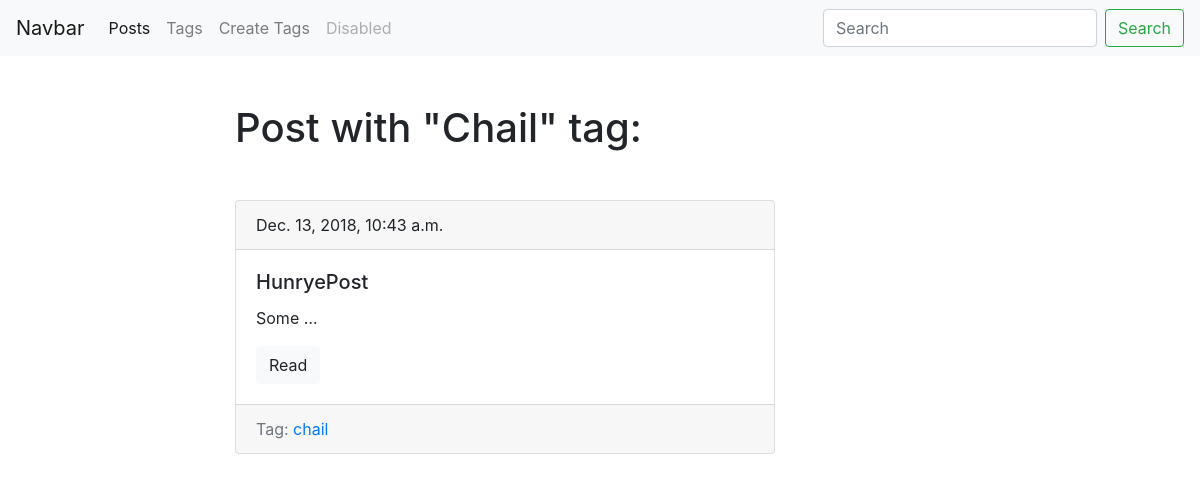
The page /blog/tags/chail/ on the database its author committed.
### blog/models.py (models this page shows, shortened)
class Tag(models.Model):
	title = models.CharField(max_length = 50)
	slug = models.SlugField(max_length = 50, unique=True)
	def get_absolute_url(self):
		return reverse('tag_detail_url', kwargs={'slug': self.slug})
	class Meta:
		ordering = ['title']

class Posts(models.Model):
	title = models.CharField(max_length=150, db_index=True)
	slug = models.SlugField(max_length=150, blank=True, unique=True)
	body = models.TextField(blank=True, db_index=True)
	tags = models.ManyToManyField('Tag', blank=True, related_name='posts')
	date_pub = models.DateTimeField(auto_now_add=True)
	def get_absolute_url(self):
		return reverse('post_detail_url', kwargs={'slug': self.slug})
	class Meta:
		ordering = ['-date_pub']

### blog/views.py (the view)
# urls.py: path('tags/<str:slug>/', TagDetail.as_view(), name = 'tag_detail_url'),
class TagDetail(ObjectDetailMixin, View):
	model = Tag
	template = 'blog/tag_detail.html'

### blog/utils.py (called while the page is built)
	def get(self, request, slug):
		obj = get_object_or_404(self.model, slug__iexact = slug)
		return render(request, self.template, context={self.model.__name__.lower(): obj, 'admin_object': obj, 'detail': True})

### blog/templates/blog/tag_detail.html (shortened to what this page needs)
{% extends 'blog/base_blog.html' %}
{% block content %}
	<h1 class="mb-5">Post with "{{ tag.title|title }}" tag:</h1>
	{% for post in tag.posts.all %}
		{% include 'blog/includes/post_card_template.html' %}
	{% endfor %}
{% endblock %}

### blog/templates/blog/includes/post_card_template.html
<div class="card mb-4">
	<div class="card-header">
		    {{ post.date_pub }}
	</div>
	<div class="card-body">
		<h5 class="card-title">{{ post.title }}</h5>
		<p class="card-text">{{ post.body|truncatewords:1 }}</p>
		<a href="{{ post.get_absolute_url }}" class="btn btn-light">Read</a>
	</div>
	<div class="card-footer text-muted">
		Tag:
		{% for tag in post.tags.all %}
			<a href="{{ tag.get_absolute_url }}">{{ tag.title }}</a>
		{% endfor %}
	</div>
</div>

### rows shown on the page
Tag: title "Chail", title "chail"
Posts: date_pub "Dec. 13, 2018, 10:43 a.m.", title "HunryePost", body "Some …"
